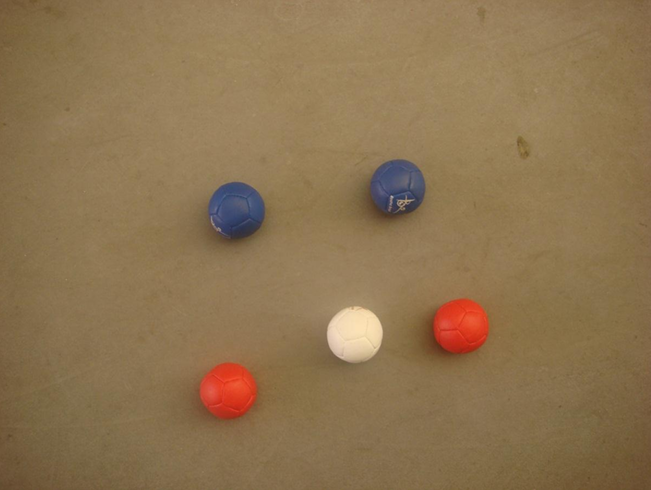
#> input picture AtividadeTrês/bolinhas.png, 651 x 490 px
$ python 'ExercícioDois.py'
#> lines starting #> are read from the running program, lines starting #| are printed output that depends on the picture; after the words box and inside, x2 and y2 are one past the last pixel; in counts of white or black regions, pixels touching at a corner belong together
import cv2
import numpy as np

# Blur para suavizar o chão, Canny para detectar bordas, dilatação para preeencher as bolas
# thresholding, desenhar contornos

img = cv2.imread('bolinhas.png')
#> img is the input picture: shape (490, 651, 3); mean B, G, R 80.2, 115.6, 141.1

# [12 lines of commented-out code are left out]
hsv = cv2.cvtColor(img, cv2.COLOR_BGR2HSV)
#> hsv: shape (490, 651, 3); mean H, S, V 19.3, 111.1, 141.6
# h = Hue (Cor), s = Saturation (Saturação), v = Value (Brilho)
h, s, v = cv2.split(hsv)
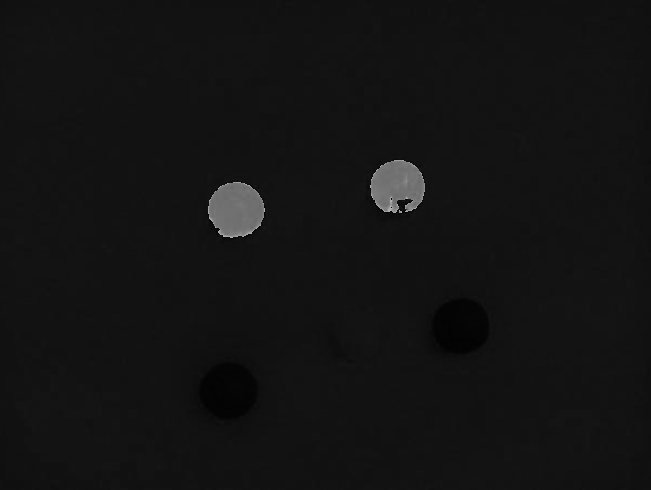
#> h: shape (490, 651); min 0, max 179, mean 19.3
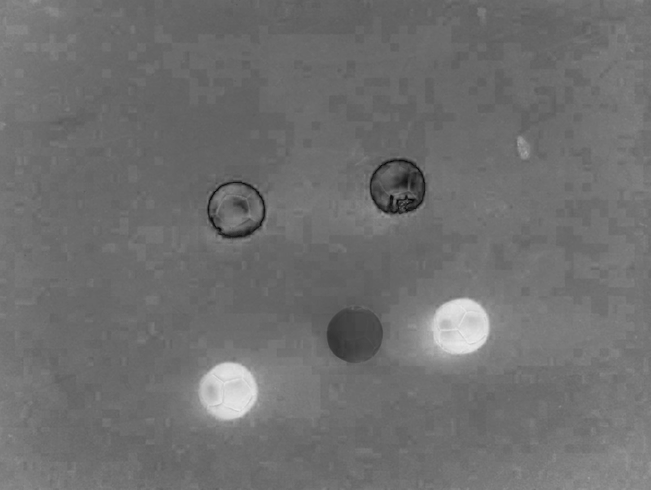
#> s: shape (490, 651); min 3, max 233, mean 111.1
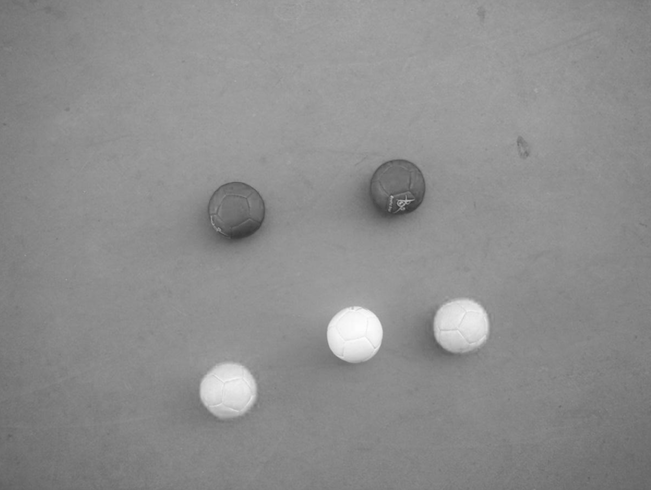
#> v: shape (490, 651); min 55, max 253, mean 141.6
blurred = cv2.medianBlur(s, 7)
edges = cv2.Canny(blurred, 4, 50)
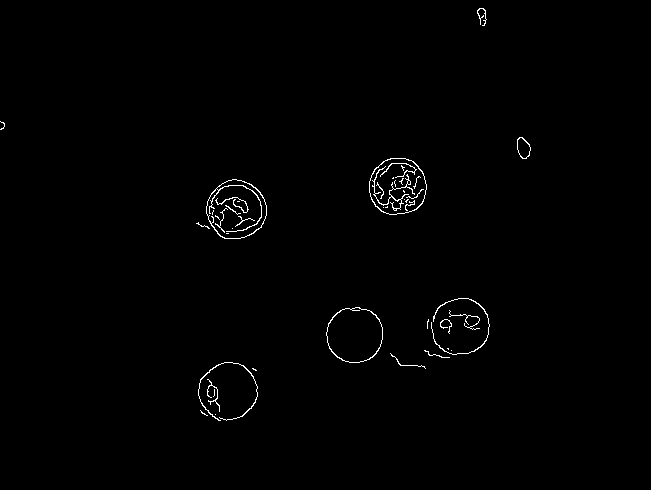
#> edges: shape (490, 651); 0.73% white in thin lines or dots, all inside (x1, y1, x2, y2) = (0, 8, 531, 421)
kernel = np.ones((6,6), np.uint8)
closed_edges = cv2.morphologyEx(edges, cv2.MORPH_CLOSE, kernel)
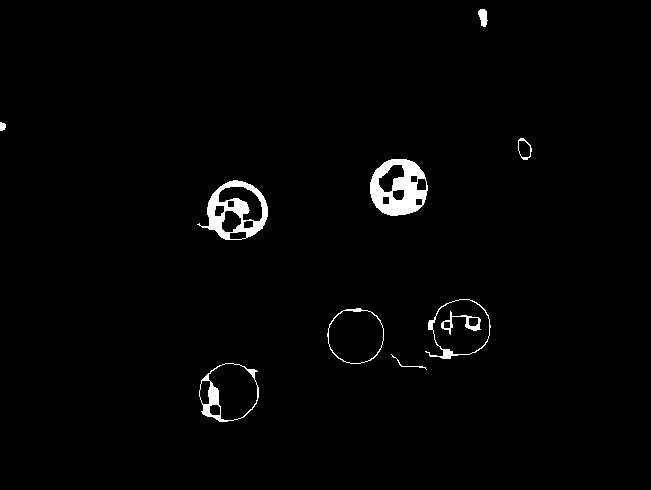
#> closed_edges: shape (490, 651); 1.7% white; 10 white regions

contours, _ = cv2.findContours(closed_edges, cv2.RETR_EXTERNAL, cv2.CHAIN_APPROX_SIMPLE)
#> contours = 9 contours, 1 with area under 20; largest, box (x1, y1, x2, y2) and area: (197, 180, 268, 240) 2771, (199, 363, 259, 422) 2698, (425, 299, 491, 359) 2658, (370, 159, 428, 216) 2566, (327, 308, 384, 364) 2454, (518, 138, 532, 160) 204, (478, 9, 488, 27) 102, (0, 122, 6, 131) 32

binary_result = np.zeros_like(s)
cv2.drawContours(binary_result, contours, -1, 255, thickness=-1)
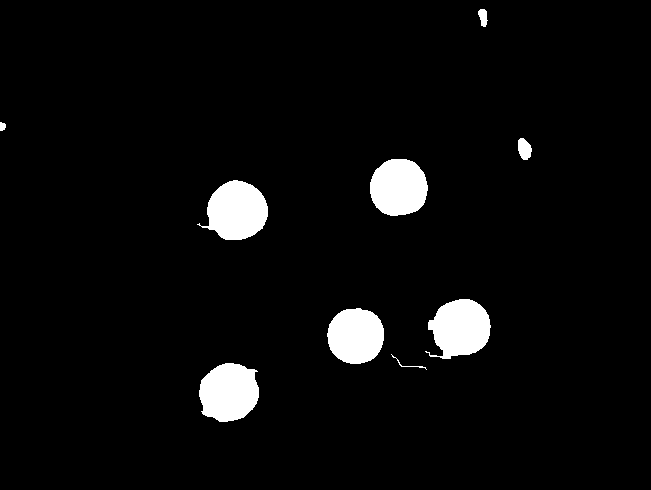
#> binary_result: shape (490, 651); 4.4% white; 9 white regions, largest, box (x1, y1, x2, y2) and area: (197, 180, 268, 240) 2869, (199, 363, 259, 422) 2789, (425, 299, 491, 359) 2770

cv2.imshow("1. Bordas (Canny)", edges)
cv2.imshow("2. Imagem Binaria Final", binary_result)
cv2.waitKey(0)
cv2.destroyAllWindows()
